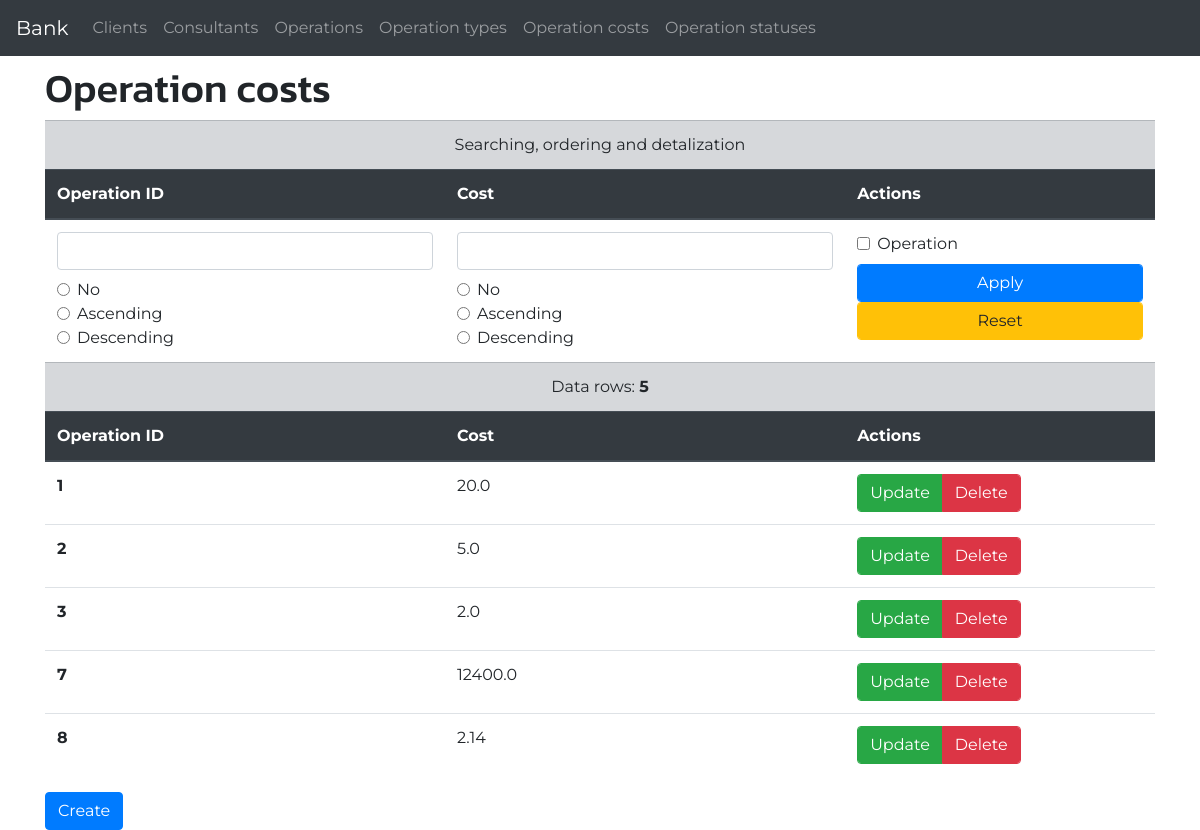
The page /bank/operation_costs/ on the database its author committed.
### basicapp/models.py (models this page shows, shortened)
class OperationCost(models.Model):
    operation = models.OneToOneField(Operation, related_name='cost', on_delete=models.CASCADE)
    cost = models.FloatField()

class Operation(models.Model):
    client = models.ForeignKey(Client, related_name='operations', null=True, on_delete=models.SET_NULL)
    consultant = models.ForeignKey(Consultant, related_name='operations', null=True, blank=True, on_delete=models.SET_NULL)
    name = models.CharField(max_length=200, null=True, blank=True)

### basicapp/views.py (the view)
# urls.py: path('operation_costs/', views.OperationCostListView.as_view(), name='operation-cost-list'),
class OperationCostListView(ListView):
    model = OperationCost
    def get_queryset(self):
        op_id = self.request.GET.get('op_id')
        c = self.request.GET.get('c')
        o_op_id = self.request.GET.get('o_op_id')
        o_c = self.request.GET.get('o_c')
        ordering = []
        object_list = self.model.objects.all()
        if op_id:
            object_list = object_list.filter(operation__id__iexact=op_id)
        if c:
            object_list = object_list.filter(cost__icontains=c)
        if o_op_id == '1':
            ordering.append('operation__id')
        elif o_op_id == '2':
            ordering.append('-operation__id')
        if o_c == '1':
            ordering.append('cost')
        elif o_c == '2':
            ordering.append('-cost')
        object_list = object_list.order_by(*ordering)
        return object_list

### basicapp/templates/basicapp/operationcost_list.html (shortened to what this page needs)
{% extends 'base.html' %}
{% block content %}
  <h1>Operation costs</h1>
  <table class="table">
    <tbody>
      <tr class="table-secondary">
        <td class="text-center" colspan="3">Searching, ordering and detalization</td>
      </tr>
      <thead class="thead-dark">
        <th scope="col">Operation ID</th>
        <th scope="col">Cost</th>
        <th scope="col">Actions</th>
      </thead>
      <tr>
        <form class="form-inline" method="get">
          <td>
            <input class="form-control mb-2" type="text" name="op_id" value="{{ request.GET.op_id }}">
            <div class="form-check">
              <input class="form-check-input" id="o_op_id_no" type="radio" name="o_op_id" value="0">
              <label class="form-check-label" for="o_op_id_no">No</label>
            </div>
            <div class="form-check">
              <input class="form-check-input" id="o_op_id_asc" type="radio" name="o_op_id" value="1">
              <label class="form-check-label" for="o_op_id_asc">Ascending</label>
            </div>
            <div class="form-check">
              <input class="form-check-input" id="o_op_id_desc" type="radio" name="o_op_id" value="2">
              <label class="form-check-label" for="o_op_id_desc">Descending</label>
            </div>
          </td>
          <td>
            <input class="form-control mb-2" type="text" name="c" value="{{ request.GET.c }}">
            <div class="form-check">
              <input class="form-check-input" id="o_c_no" type="radio" name="o_c" value="0">
              <label class="form-check-label" for="o_c_no">No</label>
            </div>
            <div class="form-check">
              <input class="form-check-input" id="o_c_asc" type="radio" name="o_c" value="1">
              <label class="form-check-label" for="o_c_asc">Ascending</label>
            </div>
            <div class="form-check">
              <input class="form-check-input" id="o_c_desc" type="radio" name="o_c" value="2">
              <label class="form-check-label" for="o_c_desc">Descending</label>
            </div>
          </td>
          <td>
            <div class="form-check">
              <input class="form-check-input" id="v_o" type="checkbox" name="v_o" value="1">
              <label class="form-check-label" for="v_o">Operation</label>
            </div>
            <input class="btn btn-primary form-control mt-2" type="submit" value="Apply">
            <a class="btn btn-warning form-control" href="?op_id=&c=&o_op_id=0&o_c=0">Reset</a>
          </td>
        </form>
      </tr>
      <tr class="table-secondary">
        <td class="text-center" colspan="3">Data rows: <strong>{{ operationcost_list.count }}</strong></td>
      </tr>
      <thead class="thead-dark">
        <th scope="col">Operation ID</th>
        <th scope="col">Cost</th>
        <th scope="col">Actions</th>
      </thead>
      {% for operationcost in operationcost_list %}
        {% include 'basicapp/_operationcost.html' %}
      {% endfor %}
    </tbody>
  </table>
  <a class="btn btn-primary" href="{% url 'basicapp:operation-cost-create' %}">Create</a>
{% endblock %}

### basicapp/templates/basicapp/_operationcost.html (shortened to what this page needs)
<tr>
  <th scope="row">{{ operationcost.operation.id }}</th>
  <td>{{ operationcost.cost }}</td>
  <td>
    <div class="btn-group" role="group">
      <a class="btn btn-success form-control" href="{% url 'basicapp:operation-cost-update' pk=operationcost.pk %}">Update</a>
      <a class="btn btn-danger form-control" href="{% url 'basicapp:operation-cost-delete' pk=operationcost.pk %}">Delete</a>
    </div>
  </td>
</tr>

### static/css/master.css (style rules this page uses)
body { font-family: 'Montserrat', sans-serif; }
h1, h2, h3, h4, h5, h6 { font-family: 'Kanit', sans-serif; }

### rows shown on the page
OperationCost: operation.id "1", cost "20.0"
OperationCost: operation.id "2", cost "5.0"
OperationCost: operation.id "3", cost "2.0"
OperationCost: operation.id "7", cost "12400.0"
OperationCost: operation.id "8", cost "2.14"

### other values the page prints
{{ operationcost_list.count }} "5"
